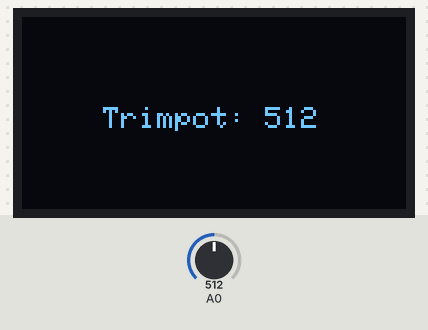
This sketch was run on a simulated Arduino Uno, built with avr-gcc and run on an emulated ATmega328P. Parts: 128×64 one-colour display. Inputs (shaded band) come from the test bench; at power-on: A0 = 512.

Above: at 1.8 s.
1.9 s: A0 set to 716
At 2.4 s:
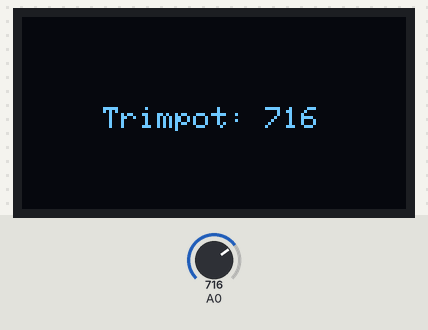
3.6 s: A0 set to 900
At 4.8 s:
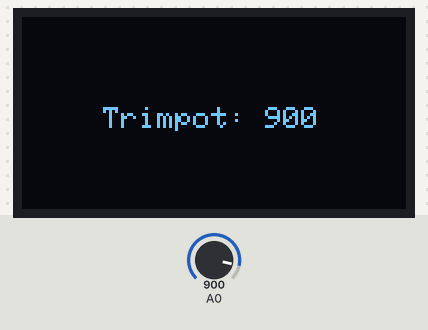
5.6 s: A0 set to 1023
At 7.2 s:
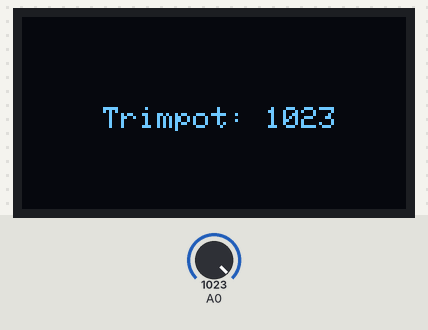
Timing chart, 0 to 8.7 s (numbered marks = the images above; inputs shaded):
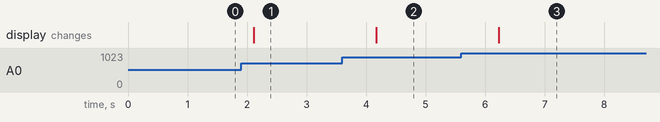

The sketch:

trimpot.ino
```cpp
// *** File   : /esp8266-arduino/trimpot/trimpot.ino
// *** Author : Erwin Ouyang
// *** Date   : 17 Agt 2018

#include <Wire.h>
#include <Adafruit_SSD1306.h>
#include <Adafruit_GFX.h>

// *** Check library setting ***
#if (SSD1306_LCDHEIGHT != 64)    // 128 x 64 pixel display
#error("Height incorrect, please fix Adafruit_SSD1306.h!");
#endif

// OLED I2C address
#define OLED_ADDR 0x3C

// OLED object declaration
Adafruit_SSD1306 oled;

int trimpotValue;

void setup()
{
    // *** Initialize and clear display ***
    oled.begin(SSD1306_SWITCHCAPVCC, OLED_ADDR);
    // Clear OLED buffer
    oled.clearDisplay();
}

void loop()
{
    // Read analog value
    trimpotValue = analogRead(A0);

    // *** Display timpot value ***
    oled.clearDisplay();
    oled.setTextSize(1);
    oled.setTextColor(WHITE);
    oled.setCursor(27,30);
    oled.print("Trimpot: ");
    oled.print(trimpotValue);
    oled.display();

    delay(1000);
}
```

Measured:
- after the input at 1.9 s, the display: changes after 0.21 s (image 1)
- after the input at 3.6 s, the display: changes after 0.57 s (image 2)
- after the input at 5.6 s, the display: changes after 0.63 s (image 3)
